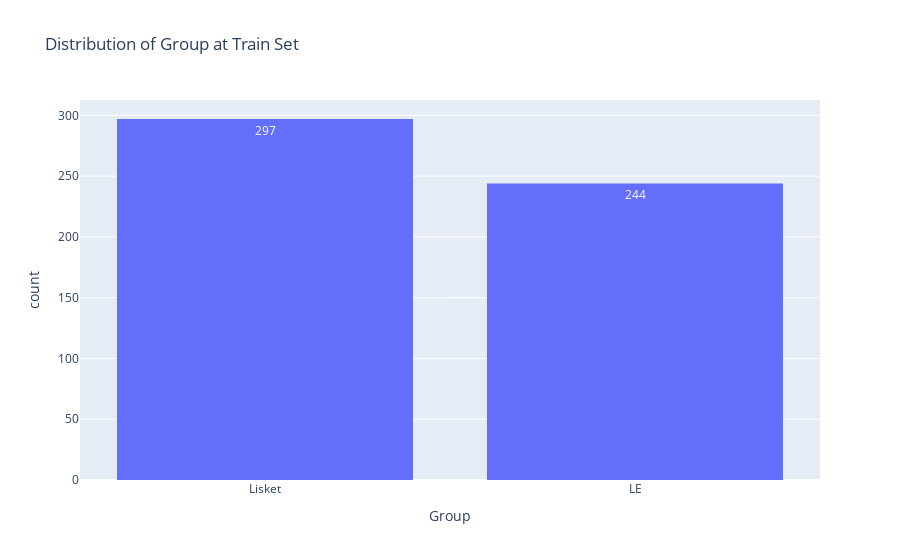
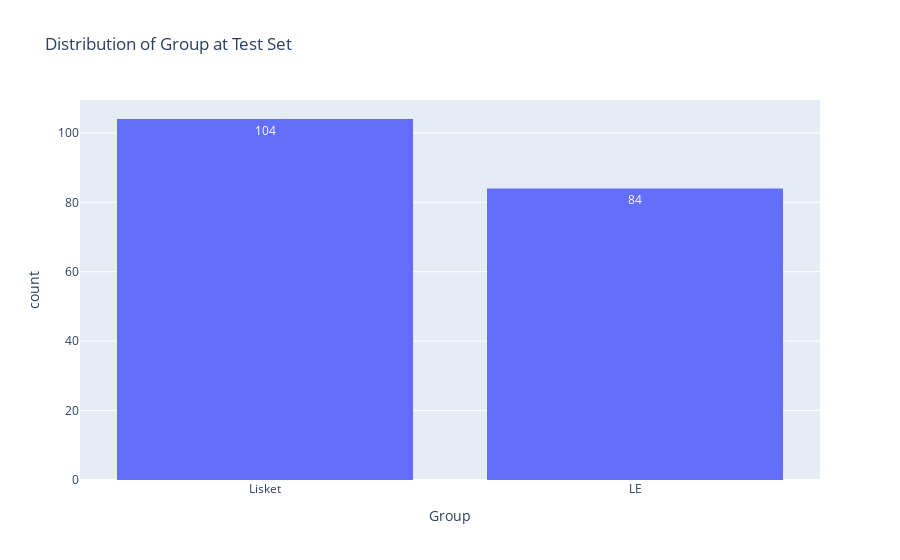

The notebook cell these images were saved under, in order:
### Code cell
#Plotting label distribution in train and test sets
fig3 = px.histogram(y_train, x='Group', title='Distribution of Group at Train Set', text_auto=True)
fig3.write_image('data/Group_distribution_train.png')
fig3.show()

fig3 = px.histogram(y_test, x='Group', title='Distribution of Group at Test Set', text_auto=True)
fig3.write_image('data/Group_distribution_test.png')
fig3.show()

### Figure 1 — Plotly figure (JSON) as saved in the notebook; plotly's stock layout.template omitted (floating-point values rounded to 4 significant figures; data arrays with more than 128 entries replaced by an {"elided": "..."} marker saying what was removed)
{"data": [{"bingroup": "x", "hovertemplate": "Group=%{x}<br>count=%{y}<extra></extra>", "legendgroup": "", "marker": {"color": "#636efa", "pattern": {"shape": ""}}, "name": "", "orientation": "v", "showlegend": false, "texttemplate": "%{value}", "type": "histogram", "x": {"elided": "541 str values"}, "xaxis": "x", "yaxis": "y"}], "layout": {"barmode": "relative", "legend": {"tracegroupgap": 0}, "title": {"text": "Distribution of Group at Train Set"}, "xaxis": {"anchor": "y", "domain": [0, 1], "title": {"text": "Group"}}, "yaxis": {"anchor": "x", "domain": [0, 1], "title": {"text": "count"}}}}

### Figure 2 — Plotly figure (JSON) as saved in the notebook; plotly's stock layout.template omitted (floating-point values rounded to 4 significant figures; data arrays with more than 128 entries replaced by an {"elided": "..."} marker saying what was removed)
{"data": [{"bingroup": "x", "hovertemplate": "Group=%{x}<br>count=%{y}<extra></extra>", "legendgroup": "", "marker": {"color": "#636efa", "pattern": {"shape": ""}}, "name": "", "orientation": "v", "showlegend": false, "texttemplate": "%{value}", "type": "histogram", "x": {"elided": "188 str values"}, "xaxis": "x", "yaxis": "y"}], "layout": {"barmode": "relative", "legend": {"tracegroupgap": 0}, "title": {"text": "Distribution of Group at Test Set"}, "xaxis": {"anchor": "y", "domain": [0, 1], "title": {"text": "Group"}}, "yaxis": {"anchor": "x", "domain": [0, 1], "title": {"text": "count"}}}}
